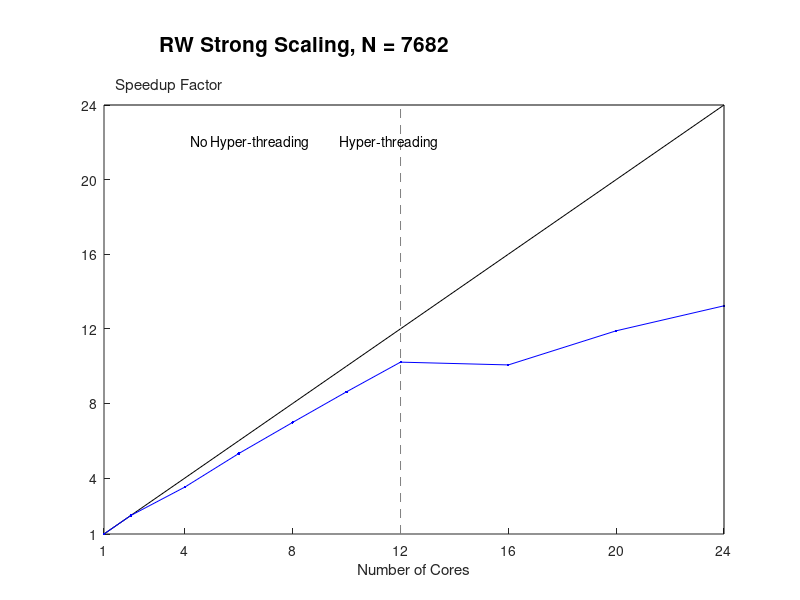

Here is the MATLAB script that generated this plot:
clear;
top = 24;
bottom = 1;
right = 24;
left = 1;

cores = [1 2 4 6 8 10 12 16 20 24];

speedup = [1.000 1.996 3.516 5.315 6.984 8.626 10.214 10.065 11.894 13.234];

hold on;

plot(cores,cores,'-k');
plot(cores,speedup,'-b.');

xlim([1 24]);
ylim([1 24]);
set(gca,'XTick',[1 4 8 12 16 20 24])
set(gca,'YTick',[1 4 8 12 16 20 24])

line([12 12],[1 24],'Color',[0.5 0.5 0.5],'LineStyle','--');
line([1 24],[24 24],'Color',[0.0 0.0 0.0]);
line([24 24],[24 1],'Color',[0.0 0.0 0.0]);

h = text(4.2,22,'No Hyper-threading          Hyper-threading');

hold off;

% legh = legend([h3 h2 h1],'AVX + ILP','AVX',...
%                   'Scalar','Location','SouthEast');
% vertOffset = (top - bottom)*0.02;
% set(legh,'Position',get(legh,'Position') + [0 vertOffset 0 0]);

xlabel('Number of Cores');
ylabel('Speedup Factor');
set(get(gca,'YLabel'),'Rotation',0);
ylabh = get(gca,'YLabel');
vertOffset = (top - bottom)*0.53;
horzOffset = (right - left)*0.155;
set(ylabh,'Position',get(ylabh,'Position') + [horzOffset vertOffset 0]);

set(gca,'Position',get(gca,'Position') - [0 0 0 0.1]);
h = title('RW Strong Scaling, N = 7682','FontSize', 15);
vertOffset = (top - bottom)*0.08;
horzOffset = (right - left)*-0.177;
set(h,'Position',get(h,'Position') + [horzOffset vertOffset 0]);

set(gcf,'color','w');